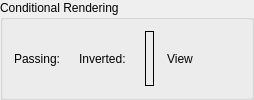
        <widget class="QGroupBox" name="conditionalRenderingGroup">
         <property name="title">
          <string>Conditional Rendering</string>
         </property>
         <layout class="QHBoxLayout" name="horizontalLayout_41">
          <item>
           <widget class="QLabel" name="label_5">
            <property name="text">
             <string>Passing:</string>
            </property>
           </widget>
          </item>
          <item>
           <widget class="QLabel" name="predicatePassing"/>
          </item>
          <item>
           <widget class="QLabel" name="label_6">
            <property name="text">
             <string>Inverted:</string>
            </property>
           </widget>
          </item>
          <item>
           <widget class="QLabel" name="predicateInverted"/>
          </item>
          <item>
           <widget class="RDLabel" name="predicateBuffer">
            <property name="frameShape">
             <enum>QFrame::Box</enum>
            </property>
            <property name="margin">
             <number>4</number>
            </property>
           </widget>
          </item>
          <item>
           <widget class="QToolButton" name="predicateBufferViewButton">
            <property name="cursor">
             <cursorShape>PointingHandCursor</cursorShape>
            </property>
            <property name="toolTip">
             <string>Open Predicate Buffer</string>
            </property>
            <property name="text">
             <string>View</string>
            </property>
            <property name="icon">
             <iconset resource="../../Resources/resources.qrc">
              <normaloff>:/action.png</normaloff>:/action.png</iconset>
            </property>
            <property name="toolButtonStyle">
             <enum>Qt::ToolButtonTextBesideIcon</enum>
            </property>
            <property name="autoRaise">
             <bool>true</bool>
            </property>
           </widget>
          </item>
          <item>
           <spacer name="horizontalSpacer_5">
            <property name="orientation">
             <enum>Qt::Horizontal</enum>
            </property>
            <property name="sizeHint" stdset="0">
             <size>
              <width>40</width>
              <height>20</height>
             </size>
            </property>
           </spacer>
          </item>
         </layout>
        </widget>
